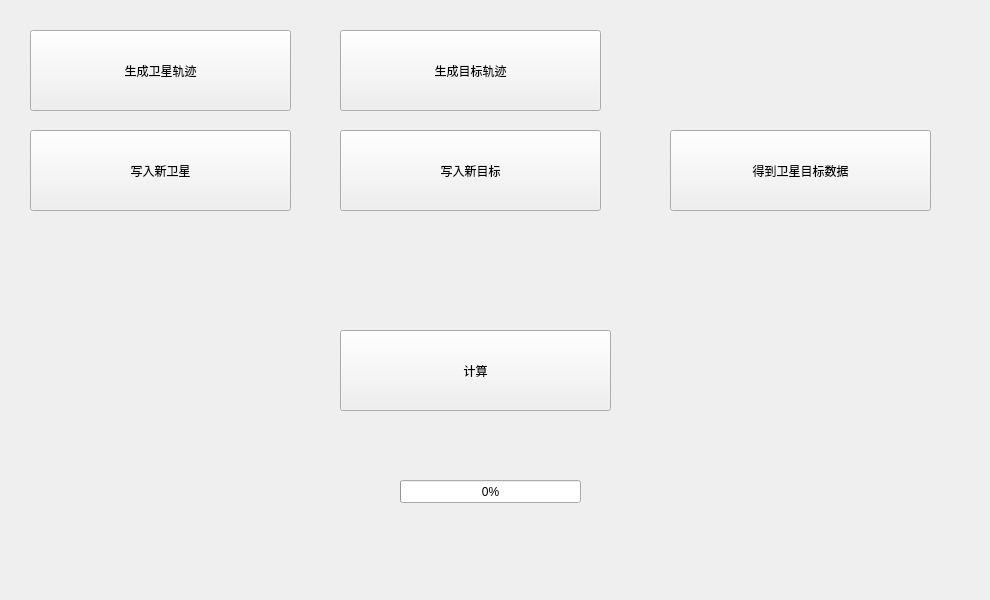
<?xml version="1.0" encoding="UTF-8"?>
<ui version="4.0">
 <class>mainQthreadClass</class>
 <widget class="QWidget" name="mainQthreadClass">
  <property name="geometry">
   <rect>
    <x>0</x>
    <y>0</y>
    <width>990</width>
    <height>600</height>
   </rect>
  </property>
  <property name="windowTitle">
   <string>mainQthread</string>
  </property>
  <widget class="QPushButton" name="pushButton">
   <property name="geometry">
    <rect>
     <x>340</x>
     <y>330</y>
     <width>271</width>
     <height>81</height>
    </rect>
   </property>
   <property name="text">
    <string>计算</string>
   </property>
  </widget>
  <widget class="QProgressBar" name="progressBar">
   <property name="geometry">
    <rect>
     <x>400</x>
     <y>480</y>
     <width>181</width>
     <height>23</height>
    </rect>
   </property>
   <property name="value">
    <number>0</number>
   </property>
  </widget>
  <widget class="QPushButton" name="pushButton_2">
   <property name="geometry">
    <rect>
     <x>30</x>
     <y>30</y>
     <width>261</width>
     <height>81</height>
    </rect>
   </property>
   <property name="text">
    <string>生成卫星轨迹</string>
   </property>
  </widget>
  <widget class="QPushButton" name="pushButton_3">
   <property name="geometry">
    <rect>
     <x>340</x>
     <y>30</y>
     <width>261</width>
     <height>81</height>
    </rect>
   </property>
   <property name="text">
    <string>生成目标轨迹</string>
   </property>
  </widget>
  <widget class="QPushButton" name="pushButton_4">
   <property name="geometry">
    <rect>
     <x>30</x>
     <y>130</y>
     <width>261</width>
     <height>81</height>
    </rect>
   </property>
   <property name="text">
    <string>写入新卫星</string>
   </property>
  </widget>
  <widget class="QPushButton" name="pushButton_5">
   <property name="geometry">
    <rect>
     <x>340</x>
     <y>130</y>
     <width>261</width>
     <height>81</height>
    </rect>
   </property>
   <property name="text">
    <string>写入新目标</string>
   </property>
  </widget>
  <widget class="QPushButton" name="pushButton_6">
   <property name="geometry">
    <rect>
     <x>670</x>
     <y>130</y>
     <width>261</width>
     <height>81</height>
    </rect>
   </property>
   <property name="text">
    <string>得到卫星目标数据</string>
   </property>
  </widget>
 </widget>
 <layoutdefault spacing="6" margin="11"/>
 <resources>
  <include location="mainQthread.qrc"/>
 </resources>
 <connections/>
</ui>
